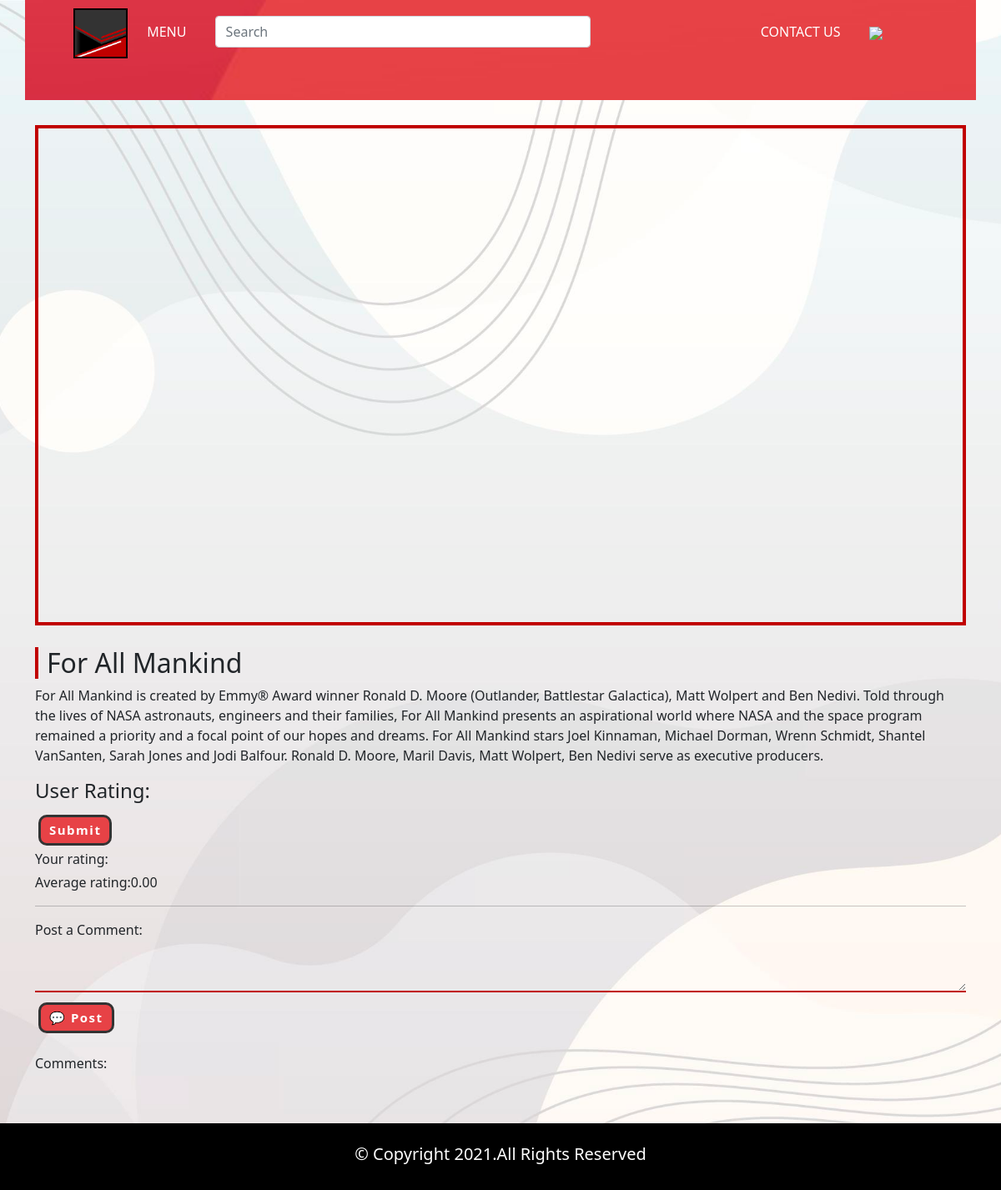
/moviefive.php (signed in), run on the app's committed database.
### tables this page shows
CREATE TABLE `movie` (
  `m_id` int(11) NOT NULL,
  `movie_name` text NOT NULL,
  `banner_link` text NOT NULL,
  `poster_link` text NOT NULL,
  `embed_link` text NOT NULL,
  `movie_para` text NOT NULL
);

### moviefive.php (the view, shortened to what this page needs)
<?php include "menubar.php";
      include 'config.php';?>
<?php
        $movie_name="";
		$embed_link="";
		$movie_para="";
		$m_id=5;
        $query=mysqli_query($con,"select * from movie where m_id=$m_id");
        $row  = mysqli_fetch_array($query);
    if(is_array($row)) {
        $movie_name=$row['movie_name'];
		$embed_link=$row['embed_link'];
		$movie_para=$row['movie_para'];
    }   else {
    }
 ?>
<!doctype html>
<html lang="en">
  <head>
    <link rel="stylesheet" href="https://stackpath.bootstrapcdn.com/bootstrap/4.4.0/css/bootstrap.min.css">
        <link rel="stylesheet" href="https://cdnjs.cloudflare.com/ajax/libs/rateYo/2.3.2/jquery.rateyo.min.css">
     <link href="css/bootstrap.min.css" rel="stylesheet">
	 <link href="css/moviestyle.css" rel="stylesheet">
  </head>
  <body>
	<div class="container">
	<iframe width=100% height="600" src=<?php echo $embed_link; ?> title="YouTube video player" frameborder="0" allow="accelerometer; autoplay; clipboard-write; encrypted-media; gyroscope; picture-in-picture" allowfullscreen></iframe>
  <h2><?php echo $movie_name; ?></h2>
  <p><?php echo $movie_para; ?></p>
<?php
$avg= "select avg(rating) as avs from rate where m_id=$m_id ";
if($_SESSION){
  $a=$_SESSION['email'];
$q= "select avg(rating) as av from rate where m_id=$m_id  and email='$a' ";
    $ans=mysqli_query($con, $q);
    if($ans){
    $row  = mysqli_fetch_array($ans);
    $ans=$row['av'];
  }
  else $ans=0;
}
  $anss=mysqli_query($con, $avg);
  if($anss){
  $row  = mysqli_fetch_array($anss);
  $anss=$row['avs'];
}
else $anss=0;
 ?>
<form action="movieone.php" method="post">
    <div style="margin:4px 0px 0px 0px ">
        <h4>User Rating:</h4>
    </div>
    <div>
      <?php if ($_SESSION  and $ans==0){ ?>
      <input type="submit" name="add" class="subbutton">
    <?php } ?>
     </div>
     <div style="margin:4px 0px 0px 0px ">
       <?php if($_SESSION){ ?>
       Your rating: <?php echo "$ans"; }?>
     </div>
      <div style="margin:4px 0px 0px 0px ">
      Average rating:<?php echo number_format($anss , 2); ?>
      </div>
</form>
    </div>
<div class="comment">
  <div class="container">
  <hr>
<?php if($_SESSION){ ?>
<form  method="post">
Post a Comment:
<div class="writecomment">
<textarea name="comments" id="comments" style="font-family:sans-serif;font-size:1.2em;">
</textarea>
</div>
<input type="submit" name="post" value="💬 Post" class="postbutton">
</form><?php } ?>
<br>
Comments:
  </div>
</div>
  <?php include "footer.php"?>
  </body>
</html>

### css/style.css (style rules this page uses)
body { background: url("../images/background1.jpg")no-repeat center center fixed; -webkit-background-size: cover; -moz-background-size: cover; background-size: cover; }

### css/moviestyle.css (style rules this page uses)
.container iframe { margin-top:30px ; margin-left: auto; margin-right: auto; border:4px solid #c00000; }
.container h2 { margin-left: auto; margin-right: auto; border-left:4px solid #c00000; padding-left:10px; margin-top:20px; }
.container p { margin-left: auto; margin-right: auto; }
.subbutton { border-radius:10px; background: #E74246; padding:4px 10px; text-decoration: none; color: #fff; font-size: 15px; font-weight:bold; letter-spacing: 1.5px; border: 3px solid #333333; margin-top:6px; margin-left:4px; }
#comments { width:100%; border-bottom: 2px solid #c00000; background:none; border-top:none; border-left:none; border-right:none; }
.postbutton { border-radius:10px; background: #E74246; padding:4px 10px; text-decoration: none; color: #fff; font-size: 15px; font-weight:bold; letter-spacing: 1.5px; border: 3px solid #333333; margin-top:6px; margin-left:4px; }

### data on the page
movie: movie_name "For All Mankind", movie_para "For All Mankind is created by Emmy® Award winner Ronald D. Moore (Outlander, Battlestar Galactica), Matt Wolpert and Ben Nedivi. Told through the lives of NASA astronauts, engineers and their families, For All Mankind presents an aspirational world where NASA and the space program remained a priority and a focal point of our hopes and dreams. For All Mankind stars Joel Kinnaman, Michael Dorman, Wrenn Schmidt, Shantel VanSanten, Sarah Jones and Jodi Balfour. Ronald D. Moore, Maril Davis, Matt Wolpert, Ben Nedivi serve as executive producers."

### other printed values
$anss "0.00"
